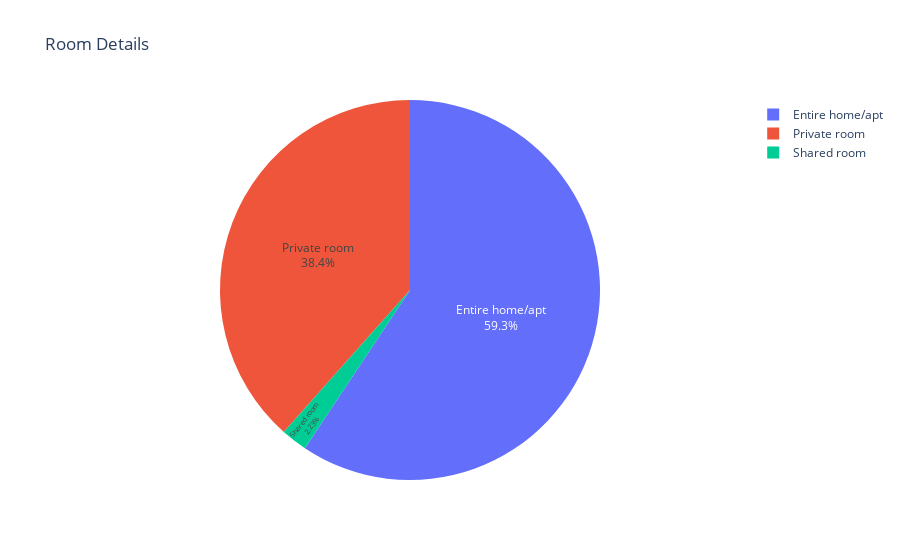

The cell this chart's notebook holds for it:
### Markdown cell above
### Q4. What type of accommodation do guests prefer the most?

### Code cell
roomdf = listings.groupby('room_type').size()
labels = roomdf.index
values = roomdf.values
fig = px.pie(names=labels, values=values,title='Room Details')
fig.update_traces(textposition='inside', textinfo='percent+label')
fig.show()

### Figure 1 — Plotly figure (JSON) as saved in the notebook; plotly's stock layout.template omitted (floating-point values rounded to 4 significant figures)
{"data": [{"domain": {"x": [0, 1], "y": [0, 1]}, "hovertemplate": "label=%{label}<br>value=%{value}<extra></extra>", "labels": ["Entire home/apt", "Private room", "Shared room"], "legendgroup": "", "name": "", "showlegend": true, "textinfo": "percent+label", "textposition": "inside", "type": "pie", "values": [2127, 1378, 80]}], "layout": {"legend": {"tracegroupgap": 0}, "title": {"text": "Room Details"}}}
